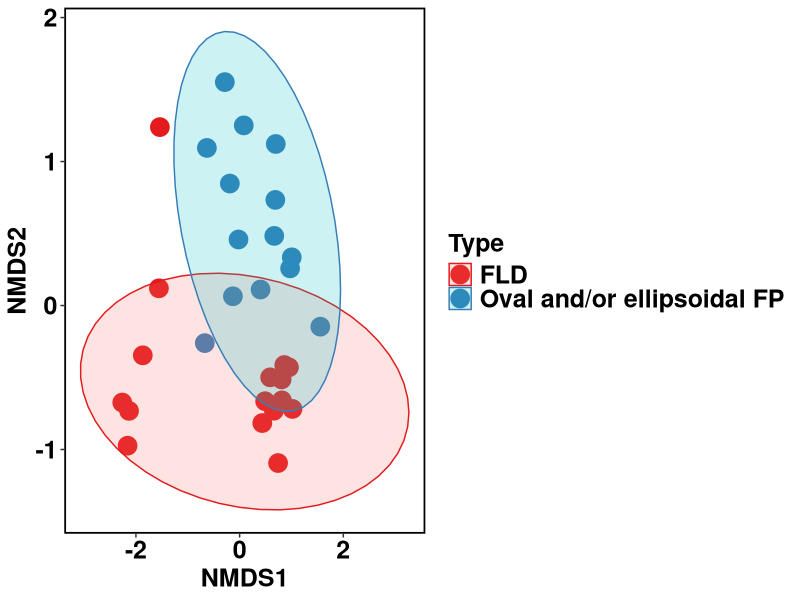

Source code (R):
#Package installation
install.packages("ggplot2")
install.packages("vegan")

#パッケージ起動
library("ggplot2")	
library("vegan")

#Data import
nmds <- read.csv("otu_table.csv", header = TRUE, na.strings = "NA")
data = nmds[,2:ncol(nmds)]

#Rarefied read
raremax <- min(rowSums(data))
rared <- rrarefy(data, raremax)


#nMDS analysis
mat_rared<-as.matrix(rared)

NMDS <- metaMDS(comm=mat_rared, distance="horn")
data.scores = as.data.frame(scores(NMDS)$sites)

data.scores$Type = nmds$Type


#making figure
ggplot(data.scores, aes(x = NMDS1, y = NMDS2)) + geom_point(size = 6, aes(colour = Type))+ scale_color_brewer(palette = "Set1")+ theme(axis.text.y = element_text(colour = "black", size = 18, face = "bold"), axis.text.x = element_text(colour = "black", face = "bold", size = 18), legend.text = element_text(size = 18, face ="bold", colour ="black"), legend.position = "right", axis.title.y = element_text(face = "bold", size = 18), axis.title.x = element_text(face = "bold", size = 18, colour = "black"), legend.title = element_text(size = 18, colour = "black", face = "bold"), panel.background = element_blank(), panel.border = element_rect(colour = "black", fill = NA, size = 1.2), legend.key=element_blank()) +stat_ellipse(aes(fill = Type, colour = Type), geom = "polygon", alpha = 0.2)+ labs(x = "NMDS1", colour = "Type", y = "NMDS2")

#Analysis of similarity test
ano = anosim(mat_rared, nmds$Type, distance = "horn", permutations = 9999)

